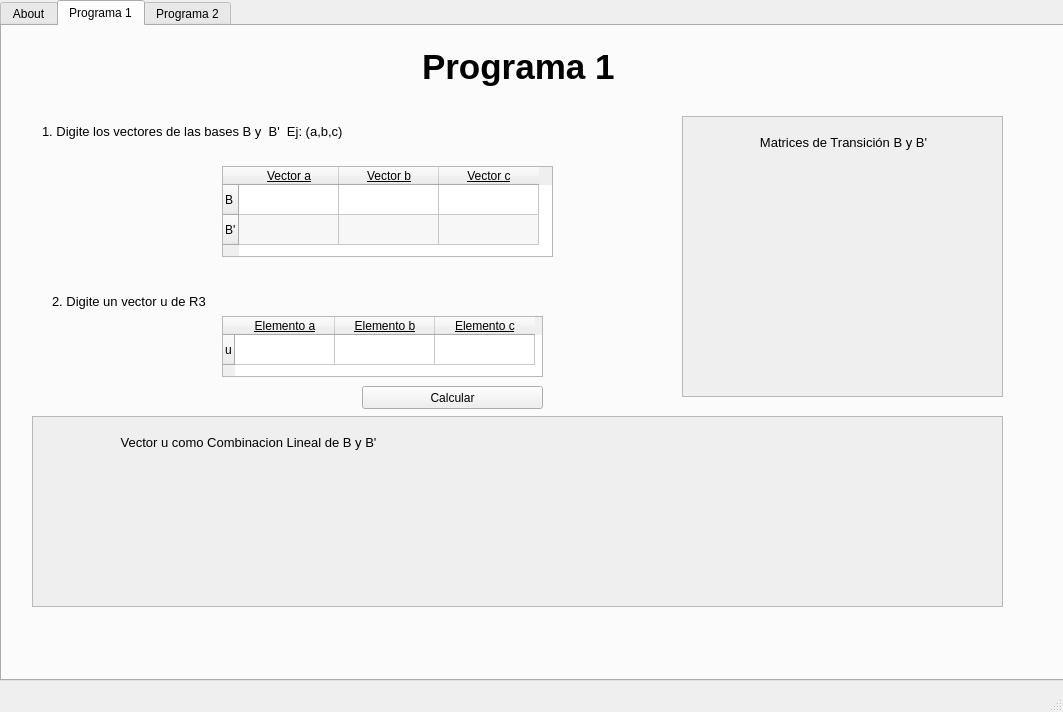
<?xml version="1.0" encoding="UTF-8"?>
<ui version="4.0">
 <class>MainWindow</class>
 <widget class="QMainWindow" name="MainWindow">
  <property name="geometry">
   <rect>
    <x>0</x>
    <y>0</y>
    <width>1063</width>
    <height>712</height>
   </rect>
  </property>
  <property name="windowTitle">
   <string>MainWindow</string>
  </property>
  <widget class="QWidget" name="centralwidget">
   <widget class="QTabWidget" name="tabWidget">
    <property name="geometry">
     <rect>
      <x>0</x>
      <y>0</y>
      <width>1351</width>
      <height>681</height>
     </rect>
    </property>
    <property name="sizePolicy">
     <sizepolicy hsizetype="Expanding" vsizetype="Expanding">
      <horstretch>1</horstretch>
      <verstretch>0</verstretch>
     </sizepolicy>
    </property>
    <property name="currentIndex">
     <number>1</number>
    </property>
    <widget class="QWidget" name="tab">
     <attribute name="title">
      <string>About</string>
     </attribute>
     <widget class="QLabel" name="label_4">
      <property name="geometry">
       <rect>
        <x>240</x>
        <y>10</y>
        <width>661</width>
        <height>81</height>
       </rect>
      </property>
      <property name="font">
       <font>
        <pointsize>26</pointsize>
        <weight>75</weight>
        <bold>true</bold>
       </font>
      </property>
      <property name="text">
       <string>Proyecto 2 Álgebra Lineal</string>
      </property>
      <property name="scaledContents">
       <bool>false</bool>
      </property>
     </widget>
     <widget class="QLabel" name="label_17">
      <property name="geometry">
       <rect>
        <x>350</x>
        <y>150</y>
        <width>661</width>
        <height>81</height>
       </rect>
      </property>
      <property name="font">
       <font>
        <pointsize>26</pointsize>
        <weight>75</weight>
        <bold>true</bold>
       </font>
      </property>
      <property name="text">
       <string>Integrantes</string>
      </property>
      <property name="scaledContents">
       <bool>false</bool>
      </property>
     </widget>
     <widget class="QLabel" name="label_19">
      <property name="geometry">
       <rect>
        <x>250</x>
        <y>250</y>
        <width>661</width>
        <height>81</height>
       </rect>
      </property>
      <property name="font">
       <font>
        <pointsize>26</pointsize>
        <weight>75</weight>
        <bold>true</bold>
       </font>
      </property>
      <property name="text">
       <string>Liza Chaves Carranza</string>
      </property>
      <property name="scaledContents">
       <bool>false</bool>
      </property>
     </widget>
     <widget class="QLabel" name="label_20">
      <property name="geometry">
       <rect>
        <x>230</x>
        <y>320</y>
        <width>661</width>
        <height>81</height>
       </rect>
      </property>
      <property name="font">
       <font>
        <pointsize>26</pointsize>
        <weight>75</weight>
        <bold>true</bold>
       </font>
      </property>
      <property name="text">
       <string>Bryan Jiménez Chacón</string>
      </property>
      <property name="scaledContents">
       <bool>false</bool>
      </property>
     </widget>
     <widget class="QLabel" name="label_21">
      <property name="geometry">
       <rect>
        <x>180</x>
        <y>390</y>
        <width>661</width>
        <height>81</height>
       </rect>
      </property>
      <property name="font">
       <font>
        <pointsize>26</pointsize>
        <weight>75</weight>
        <bold>true</bold>
       </font>
      </property>
      <property name="text">
       <string>Luis Alonso Pacheco Nuñez</string>
      </property>
      <property name="scaledContents">
       <bool>false</bool>
      </property>
     </widget>
    </widget>
    <widget class="QWidget" name="TabP1">
     <attribute name="title">
      <string>Programa 1</string>
     </attribute>
     <widget class="QLabel" name="label_2">
      <property name="geometry">
       <rect>
        <x>420</x>
        <y>-10</y>
        <width>331</width>
        <height>101</height>
       </rect>
      </property>
      <property name="font">
       <font>
        <pointsize>26</pointsize>
        <weight>75</weight>
        <bold>true</bold>
       </font>
      </property>
      <property name="text">
       <string>Programa 1</string>
      </property>
      <property name="scaledContents">
       <bool>false</bool>
      </property>
     </widget>
     <widget class="QLabel" name="nombreCantidadCarreteras">
      <property name="geometry">
       <rect>
        <x>40</x>
        <y>90</y>
        <width>551</width>
        <height>31</height>
       </rect>
      </property>
      <property name="font">
       <font>
        <pointsize>10</pointsize>
       </font>
      </property>
      <property name="text">
       <string>1. Digite los vectores de las bases B y  B'  Ej: (a,b,c)</string>
      </property>
     </widget>
     <widget class="QScrollArea" name="scrollArea">
      <property name="geometry">
       <rect>
        <x>680</x>
        <y>90</y>
        <width>321</width>
        <height>281</height>
       </rect>
      </property>
      <property name="widgetResizable">
       <bool>true</bool>
      </property>
      <widget class="QWidget" name="scrollAreaWidgetContents">
       <property name="geometry">
        <rect>
         <x>0</x>
         <y>0</y>
         <width>319</width>
         <height>279</height>
        </rect>
       </property>
       <widget class="QLabel" name="nombreCantidadCarreteras_4">
        <property name="geometry">
         <rect>
          <x>10</x>
          <y>10</y>
          <width>301</width>
          <height>31</height>
         </rect>
        </property>
        <property name="font">
         <font>
          <pointsize>10</pointsize>
         </font>
        </property>
        <property name="text">
         <string>Matrices de Transición B y B'</string>
        </property>
        <property name="alignment">
         <set>Qt::AlignCenter</set>
        </property>
       </widget>
       <widget class="QLabel" name="labelTransisiones">
        <property name="geometry">
         <rect>
          <x>20</x>
          <y>50</y>
          <width>281</width>
          <height>101</height>
         </rect>
        </property>
        <property name="sizePolicy">
         <sizepolicy hsizetype="Preferred" vsizetype="Preferred">
          <horstretch>0</horstretch>
          <verstretch>0</verstretch>
         </sizepolicy>
        </property>
        <property name="font">
         <font>
          <family>MS Shell Dlg 2</family>
          <weight>50</weight>
          <bold>false</bold>
         </font>
        </property>
        <property name="text">
         <string/>
        </property>
        <property name="alignment">
         <set>Qt::AlignCenter</set>
        </property>
        <property name="wordWrap">
         <bool>true</bool>
        </property>
        <property name="margin">
         <number>3</number>
        </property>
       </widget>
       <widget class="QLabel" name="labelTransisiones2">
        <property name="geometry">
         <rect>
          <x>20</x>
          <y>150</y>
          <width>281</width>
          <height>101</height>
         </rect>
        </property>
        <property name="sizePolicy">
         <sizepolicy hsizetype="Preferred" vsizetype="Preferred">
          <horstretch>0</horstretch>
          <verstretch>0</verstretch>
         </sizepolicy>
        </property>
        <property name="font">
         <font>
          <family>MS Shell Dlg 2</family>
          <weight>50</weight>
          <bold>false</bold>
         </font>
        </property>
        <property name="text">
         <string/>
        </property>
        <property name="alignment">
         <set>Qt::AlignCenter</set>
        </property>
        <property name="wordWrap">
         <bool>true</bool>
        </property>
        <property name="margin">
         <number>3</number>
        </property>
       </widget>
      </widget>
     </widget>
     <widget class="QTableWidget" name="tableWidgetBasesP1">
      <property name="geometry">
       <rect>
        <x>220</x>
        <y>140</y>
        <width>331</width>
        <height>91</height>
       </rect>
      </property>
      <property name="alternatingRowColors">
       <bool>true</bool>
      </property>
      <row>
       <property name="text">
        <string>B</string>
       </property>
      </row>
      <row>
       <property name="text">
        <string>B'</string>
       </property>
      </row>
      <column>
       <property name="text">
        <string>Vector a</string>
       </property>
       <property name="font">
        <font>
         <underline>true</underline>
        </font>
       </property>
       <property name="textAlignment">
        <set>AlignCenter</set>
       </property>
      </column>
      <column>
       <property name="text">
        <string>Vector b</string>
       </property>
       <property name="font">
        <font>
         <underline>true</underline>
        </font>
       </property>
       <property name="textAlignment">
        <set>AlignCenter</set>
       </property>
      </column>
      <column>
       <property name="text">
        <string>Vector c</string>
       </property>
       <property name="font">
        <font>
         <underline>true</underline>
        </font>
       </property>
       <property name="textAlignment">
        <set>AlignCenter</set>
       </property>
      </column>
     </widget>
     <widget class="QLabel" name="nombreCantidadCarreteras_2">
      <property name="geometry">
       <rect>
        <x>50</x>
        <y>260</y>
        <width>371</width>
        <height>31</height>
       </rect>
      </property>
      <property name="font">
       <font>
        <pointsize>10</pointsize>
       </font>
      </property>
      <property name="text">
       <string>2. Digite un vector u de R3</string>
      </property>
     </widget>
     <widget class="QTableWidget" name="tableWidgetVectorP1">
      <property name="geometry">
       <rect>
        <x>220</x>
        <y>290</y>
        <width>321</width>
        <height>61</height>
       </rect>
      </property>
      <property name="alternatingRowColors">
       <bool>true</bool>
      </property>
      <row>
       <property name="text">
        <string>u</string>
       </property>
      </row>
      <column>
       <property name="text">
        <string>Elemento a</string>
       </property>
       <property name="font">
        <font>
         <underline>true</underline>
        </font>
       </property>
       <property name="textAlignment">
        <set>AlignCenter</set>
       </property>
      </column>
      <column>
       <property name="text">
        <string>Elemento b</string>
       </property>
       <property name="font">
        <font>
         <underline>true</underline>
        </font>
       </property>
       <property name="textAlignment">
        <set>AlignCenter</set>
       </property>
      </column>
      <column>
       <property name="text">
        <string>Elemento c</string>
       </property>
       <property name="font">
        <font>
         <underline>true</underline>
        </font>
       </property>
       <property name="textAlignment">
        <set>AlignCenter</set>
       </property>
      </column>
     </widget>
     <widget class="QScrollArea" name="scrollArea_3">
      <property name="geometry">
       <rect>
        <x>30</x>
        <y>390</y>
        <width>971</width>
        <height>191</height>
       </rect>
      </property>
      <property name="widgetResizable">
       <bool>true</bool>
      </property>
      <widget class="QWidget" name="scrollAreaWidgetContents_3">
       <property name="geometry">
        <rect>
         <x>0</x>
         <y>0</y>
         <width>969</width>
         <height>189</height>
        </rect>
       </property>
       <widget class="QLabel" name="nombreCantidadCarreteras_6">
        <property name="geometry">
         <rect>
          <x>10</x>
          <y>10</y>
          <width>411</width>
          <height>31</height>
         </rect>
        </property>
        <property name="font">
         <font>
          <pointsize>10</pointsize>
         </font>
        </property>
        <property name="text">
         <string>Vector u como Combinacion Lineal de B y B'</string>
        </property>
        <property name="alignment">
         <set>Qt::AlignCenter</set>
        </property>
       </widget>
       <widget class="QLabel" name="labelCombinaciones">
        <property name="geometry">
         <rect>
          <x>20</x>
          <y>50</y>
          <width>911</width>
          <height>51</height>
         </rect>
        </property>
        <property name="sizePolicy">
         <sizepolicy hsizetype="Preferred" vsizetype="Preferred">
          <horstretch>0</horstretch>
          <verstretch>0</verstretch>
         </sizepolicy>
        </property>
        <property name="font">
         <font>
          <family>MS Shell Dlg 2</family>
          <weight>50</weight>
          <bold>false</bold>
         </font>
        </property>
        <property name="text">
         <string/>
        </property>
        <property name="alignment">
         <set>Qt::AlignCenter</set>
        </property>
        <property name="wordWrap">
         <bool>true</bool>
        </property>
        <property name="margin">
         <number>3</number>
        </property>
       </widget>
       <widget class="QLabel" name="labelCombinaciones2">
        <property name="geometry">
         <rect>
          <x>20</x>
          <y>110</y>
          <width>911</width>
          <height>61</height>
         </rect>
        </property>
        <property name="sizePolicy">
         <sizepolicy hsizetype="Preferred" vsizetype="Preferred">
          <horstretch>0</horstretch>
          <verstretch>0</verstretch>
         </sizepolicy>
        </property>
        <property name="font">
         <font>
          <family>MS Shell Dlg 2</family>
          <weight>50</weight>
          <bold>false</bold>
         </font>
        </property>
        <property name="text">
         <string/>
        </property>
        <property name="alignment">
         <set>Qt::AlignCenter</set>
        </property>
        <property name="wordWrap">
         <bool>true</bool>
        </property>
        <property name="margin">
         <number>3</number>
        </property>
       </widget>
      </widget>
     </widget>
     <widget class="QPushButton" name="pushButtonCalcularTrans">
      <property name="geometry">
       <rect>
        <x>360</x>
        <y>360</y>
        <width>181</width>
        <height>23</height>
       </rect>
      </property>
      <property name="text">
       <string>Calcular</string>
      </property>
     </widget>
    </widget>
    <widget class="QWidget" name="TapP2">
     <attribute name="title">
      <string>Programa 2</string>
     </attribute>
     <widget class="QLabel" name="label_3">
      <property name="geometry">
       <rect>
        <x>420</x>
        <y>-10</y>
        <width>351</width>
        <height>101</height>
       </rect>
      </property>
      <property name="font">
       <font>
        <pointsize>26</pointsize>
        <weight>75</weight>
        <bold>true</bold>
       </font>
      </property>
      <property name="text">
       <string>Programa 2</string>
      </property>
      <property name="scaledContents">
       <bool>false</bool>
      </property>
     </widget>
     <widget class="QTableWidget" name="tableWidgetBaseR2P2">
      <property name="geometry">
       <rect>
        <x>210</x>
        <y>170</y>
        <width>281</width>
        <height>71</height>
       </rect>
      </property>
      <property name="alternatingRowColors">
       <bool>true</bool>
      </property>
      <row>
       <property name="text">
        <string>Base de R2</string>
       </property>
      </row>
      <column>
       <property name="text">
        <string>Vector a</string>
       </property>
       <property name="font">
        <font>
         <underline>true</underline>
        </font>
       </property>
       <property name="textAlignment">
        <set>AlignCenter</set>
       </property>
      </column>
      <column>
       <property name="text">
        <string>Vector b</string>
       </property>
       <property name="font">
        <font>
         <underline>true</underline>
        </font>
       </property>
       <property name="textAlignment">
        <set>AlignCenter</set>
       </property>
      </column>
      <item row="0" column="0">
       <property name="text">
        <string/>
       </property>
       <property name="textAlignment">
        <set>AlignCenter</set>
       </property>
      </item>
      <item row="0" column="1">
       <property name="textAlignment">
        <set>AlignCenter</set>
       </property>
      </item>
     </widget>
     <widget class="QLabel" name="nombreCantidadCarreteras_3">
      <property name="geometry">
       <rect>
        <x>60</x>
        <y>100</y>
        <width>371</width>
        <height>31</height>
       </rect>
      </property>
      <property name="font">
       <font>
        <pointsize>10</pointsize>
       </font>
      </property>
      <property name="text">
       <string>1.Ingrese la base de R2</string>
      </property>
     </widget>
     <widget class="QTableWidget" name="tableWidgetBaseR3P2">
      <property name="geometry">
       <rect>
        <x>120</x>
        <y>390</y>
        <width>471</width>
        <height>71</height>
       </rect>
      </property>
      <property name="alternatingRowColors">
       <bool>true</bool>
      </property>
      <row>
       <property name="text">
        <string>Base de R3</string>
       </property>
      </row>
      <column>
       <property name="text">
        <string>Vector a</string>
       </property>
       <property name="font">
        <font>
         <underline>true</underline>
        </font>
       </property>
       <property name="textAlignment">
        <set>AlignCenter</set>
       </property>
      </column>
      <column>
       <property name="text">
        <string>Vector b</string>
       </property>
       <property name="font">
        <font>
         <underline>true</underline>
        </font>
       </property>
       <property name="textAlignment">
        <set>AlignCenter</set>
       </property>
      </column>
      <column>
       <property name="text">
        <string>Vector c</string>
       </property>
       <property name="font">
        <font>
         <underline>true</underline>
        </font>
       </property>
       <property name="textAlignment">
        <set>AlignCenter</set>
       </property>
      </column>
     </widget>
     <widget class="QLabel" name="nombreCantidadCarreteras_5">
      <property name="geometry">
       <rect>
        <x>60</x>
        <y>340</y>
        <width>371</width>
        <height>31</height>
       </rect>
      </property>
      <property name="font">
       <font>
        <pointsize>10</pointsize>
       </font>
      </property>
      <property name="text">
       <string>2.Ingrese la base de R3</string>
      </property>
     </widget>
     <widget class="QScrollArea" name="scrollArea_2">
      <property name="geometry">
       <rect>
        <x>680</x>
        <y>60</y>
        <width>321</width>
        <height>281</height>
       </rect>
      </property>
      <property name="widgetResizable">
       <bool>true</bool>
      </property>
      <widget class="QWidget" name="scrollAreaWidgetContents_2">
       <property name="geometry">
        <rect>
         <x>0</x>
         <y>0</y>
         <width>319</width>
         <height>279</height>
        </rect>
       </property>
       <widget class="QLabel" name="nombreCantidadCarreteras_7">
        <property name="geometry">
         <rect>
          <x>10</x>
          <y>10</y>
          <width>301</width>
          <height>31</height>
         </rect>
        </property>
        <property name="font">
         <font>
          <pointsize>10</pointsize>
         </font>
        </property>
        <property name="text">
         <string>Base Ortonormal de R2</string>
        </property>
        <property name="alignment">
         <set>Qt::AlignCenter</set>
        </property>
       </widget>
       <widget class="QLabel" name="labelR2Ortonormal">
        <property name="geometry">
         <rect>
          <x>20</x>
          <y>50</y>
          <width>281</width>
          <height>211</height>
         </rect>
        </property>
        <property name="sizePolicy">
         <sizepolicy hsizetype="Preferred" vsizetype="Preferred">
          <horstretch>0</horstretch>
          <verstretch>0</verstretch>
         </sizepolicy>
        </property>
        <property name="font">
         <font>
          <family>MS Shell Dlg 2</family>
          <weight>50</weight>
          <bold>false</bold>
         </font>
        </property>
        <property name="text">
         <string/>
        </property>
        <property name="alignment">
         <set>Qt::AlignCenter</set>
        </property>
        <property name="wordWrap">
         <bool>true</bool>
        </property>
        <property name="margin">
         <number>3</number>
        </property>
       </widget>
      </widget>
     </widget>
     <widget class="QScrollArea" name="scrollArea_4">
      <property name="geometry">
       <rect>
        <x>680</x>
        <y>350</y>
        <width>321</width>
        <height>281</height>
       </rect>
      </property>
      <property name="widgetResizable">
       <bool>true</bool>
      </property>
      <widget class="QWidget" name="scrollAreaWidgetContents_4">
       <property name="geometry">
        <rect>
         <x>0</x>
         <y>0</y>
         <width>319</width>
         <height>279</height>
        </rect>
       </property>
       <widget class="QLabel" name="nombreCantidadCarreteras_8">
        <property name="geometry">
         <rect>
          <x>10</x>
          <y>10</y>
          <width>301</width>
          <height>31</height>
         </rect>
        </property>
        <property name="font">
         <font>
          <pointsize>10</pointsize>
         </font>
        </property>
        <property name="text">
         <string>Base Ortonormal de R3</string>
        </property>
        <property name="alignment">
         <set>Qt::AlignCenter</set>
        </property>
       </widget>
       <widget class="QLabel" name="labelR3Ortonormal">
        <property name="geometry">
         <rect>
          <x>20</x>
          <y>50</y>
          <width>281</width>
          <height>211</height>
         </rect>
        </property>
        <property name="font">
         <font>
          <weight>50</weight>
          <bold>false</bold>
         </font>
        </property>
        <property name="text">
         <string/>
        </property>
        <property name="alignment">
         <set>Qt::AlignCenter</set>
        </property>
        <property name="wordWrap">
         <bool>true</bool>
        </property>
        <property name="margin">
         <number>3</number>
        </property>
       </widget>
      </widget>
     </widget>
     <widget class="QPushButton" name="pushButtonCalcularR2P2">
      <property name="geometry">
       <rect>
        <x>310</x>
        <y>280</y>
        <width>75</width>
        <height>23</height>
       </rect>
      </property>
      <property name="text">
       <string>Calcular</string>
      </property>
     </widget>
     <widget class="QPushButton" name="pushButtonCalcularR3P2">
      <property name="geometry">
       <rect>
        <x>310</x>
        <y>500</y>
        <width>75</width>
        <height>23</height>
       </rect>
      </property>
      <property name="text">
       <string>Calcular</string>
      </property>
     </widget>
    </widget>
   </widget>
  </widget>
  <widget class="QStatusBar" name="statusbar"/>
 </widget>
 <resources/>
 <connections/>
</ui>
